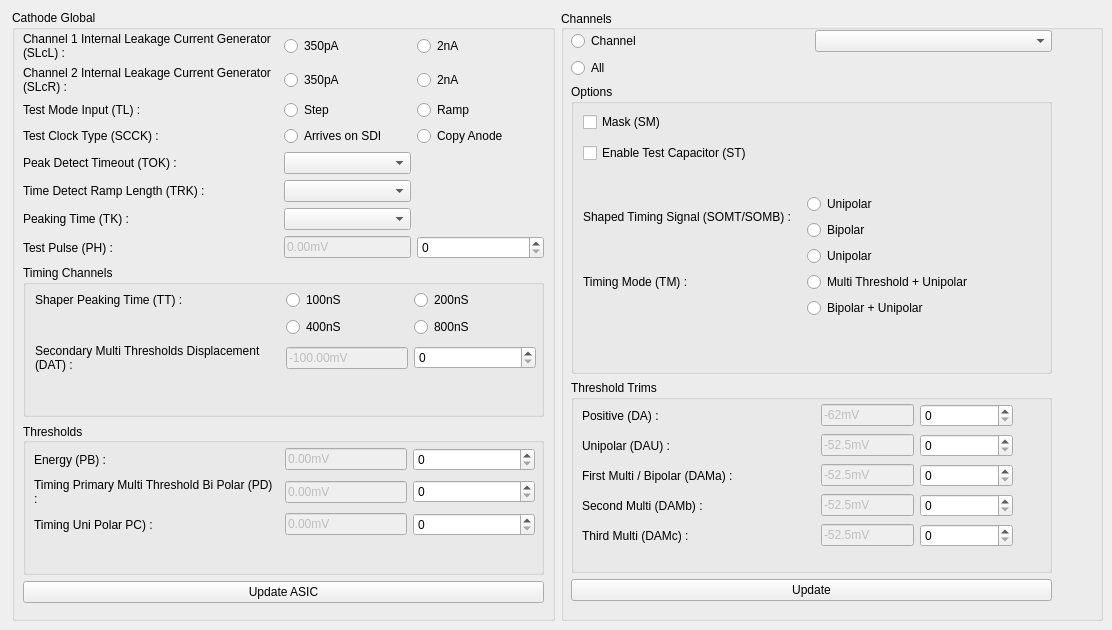
        <widget class="QWidget" name="ASICCathodeTab">
         <attribute name="title">
          <string>Cathode</string>
         </attribute>
         <widget class="QWidget" name="">
          <property name="geometry">
           <rect>
            <x>12</x>
            <y>10</y>
            <width>1091</width>
            <height>611</height>
           </rect>
          </property>
          <layout class="QHBoxLayout" name="horizontalLayout_2">
           <item>
            <widget class="QGroupBox" name="cathodeGlobalGroup">
             <property name="title">
              <string>Cathode Global</string>
             </property>
             <widget class="QWidget" name="">
              <property name="geometry">
               <rect>
                <x>11</x>
                <y>22</y>
                <width>521</width>
                <height>571</height>
               </rect>
              </property>
              <layout class="QVBoxLayout" name="verticalLayout">
               <item>
                <layout class="QGridLayout" name="gridLayout_8" columnstretch="2,1,1">
                 <item row="0" column="0">
                  <widget class="QLabel" name="cathodeChnl1InternalLeakageGenLab">
                   <property name="text">
                    <string>Channel 1 Internal Leakage Current Generator (SLcL) :</string>
                   </property>
                   <property name="alignment">
                    <set>Qt::AlignLeading|Qt::AlignLeft|Qt::AlignVCenter</set>
                   </property>
                   <property name="wordWrap">
                    <bool>true</bool>
                   </property>
                  </widget>
                 </item>
                 <item row="0" column="1">
                  <widget class="QRadioButton" name="cathChnl1InternalLeak_350p_radio">
                   <property name="text">
                    <string>350pA</string>
                   </property>
                   <attribute name="buttonGroup">
                    <string notr="true">ASICCathChnl1InternalLeakageBtnGroup</string>
                   </attribute>
                  </widget>
                 </item>
                 <item row="0" column="2">
                  <widget class="QRadioButton" name="cathChnl1InternalLeak_2nA_radio">
                   <property name="text">
                    <string>2nA</string>
                   </property>
                   <attribute name="buttonGroup">
                    <string notr="true">ASICCathChnl1InternalLeakageBtnGroup</string>
                   </attribute>
                  </widget>
                 </item>
                 <item row="1" column="0">
                  <widget class="QLabel" name="cathodeChnl2InternalLeakageCurrentGenLab">
                   <property name="text">
                    <string>Channel 2 Internal Leakage Current Generator (SLcR) :</string>
                   </property>
                   <property name="alignment">
                    <set>Qt::AlignLeading|Qt::AlignLeft|Qt::AlignVCenter</set>
                   </property>
                   <property name="wordWrap">
                    <bool>true</bool>
                   </property>
                  </widget>
                 </item>
                 <item row="1" column="1">
                  <widget class="QRadioButton" name="cathChnl2InternalLeak_350p_radio">
                   <property name="text">
                    <string>350pA</string>
                   </property>
                   <attribute name="buttonGroup">
                    <string notr="true">ASICCathChnl2InternalLeakageBtnGroup</string>
                   </attribute>
                  </widget>
                 </item>
                 <item row="1" column="2">
                  <widget class="QRadioButton" name="cathChnl2InternalLeak_2nA_radio">
                   <property name="text">
                    <string>2nA</string>
                   </property>
                   <attribute name="buttonGroup">
                    <string notr="true">ASICCathChnl2InternalLeakageBtnGroup</string>
                   </attribute>
                  </widget>
                 </item>
                 <item row="2" column="0">
                  <widget class="QLabel" name="label_5">
                   <property name="text">
                    <string>Test Mode Input (TL) :</string>
                   </property>
                   <property name="alignment">
                    <set>Qt::AlignLeading|Qt::AlignLeft|Qt::AlignVCenter</set>
                   </property>
                  </widget>
                 </item>
                 <item row="2" column="1">
                  <widget class="QRadioButton" name="cathTestMode_stepradio">
                   <property name="text">
                    <string>Step</string>
                   </property>
                   <attribute name="buttonGroup">
                    <string notr="true">ASICCathTestModeBtnGroup</string>
                   </attribute>
                  </widget>
                 </item>
                 <item row="2" column="2">
                  <widget class="QRadioButton" name="cathTestMode_rampradio">
                   <property name="text">
                    <string>Ramp</string>
                   </property>
                   <attribute name="buttonGroup">
                    <string notr="true">ASICCathTestModeBtnGroup</string>
                   </attribute>
                  </widget>
                 </item>
                 <item row="3" column="0">
                  <widget class="QLabel" name="cathodeTestClockTypeLab">
                   <property name="text">
                    <string>Test Clock Type (SCCK) :</string>
                   </property>
                   <property name="alignment">
                    <set>Qt::AlignLeading|Qt::AlignLeft|Qt::AlignVCenter</set>
                   </property>
                  </widget>
                 </item>
                 <item row="3" column="1">
                  <widget class="QRadioButton" name="cathTestClock_SDI">
                   <property name="text">
                    <string>Arrives on SDI</string>
                   </property>
                   <attribute name="buttonGroup">
                    <string notr="true">ASICCathodeTestClockTypeBtnGroup</string>
                   </attribute>
                  </widget>
                 </item>
                 <item row="3" column="2">
                  <widget class="QRadioButton" name="cathTestClock_AnodeCopy">
                   <property name="text">
                    <string>Copy Anode</string>
                   </property>
                   <attribute name="buttonGroup">
                    <string notr="true">ASICCathodeTestClockTypeBtnGroup</string>
                   </attribute>
                  </widget>
                 </item>
                 <item row="4" column="0">
                  <widget class="QLabel" name="cathodePeakDetectTimeoutLab_2">
                   <property name="text">
                    <string>Peak Detect Timeout (TOK) :</string>
                   </property>
                   <property name="alignment">
                    <set>Qt::AlignLeading|Qt::AlignLeft|Qt::AlignVCenter</set>
                   </property>
                  </widget>
                 </item>
                 <item row="4" column="1">
                  <widget class="QComboBox" name="cathodePeakDetectTimeoutCombo"/>
                 </item>
                 <item row="5" column="0">
                  <widget class="QLabel" name="cathodeTimeDetectRampLengthLab_2">
                   <property name="text">
                    <string>Time Detect Ramp Length (TRK) :</string>
                   </property>
                   <property name="alignment">
                    <set>Qt::AlignLeading|Qt::AlignLeft|Qt::AlignVCenter</set>
                   </property>
                  </widget>
                 </item>
                 <item row="5" column="1">
                  <widget class="QComboBox" name="cathodeTimeDetectRampLengthCombo"/>
                 </item>
                 <item row="6" column="0">
                  <widget class="QLabel" name="cathodePeakingTimeLab_2">
                   <property name="text">
                    <string>Peaking Time (TK) :</string>
                   </property>
                   <property name="alignment">
                    <set>Qt::AlignLeading|Qt::AlignLeft|Qt::AlignVCenter</set>
                   </property>
                  </widget>
                 </item>
                 <item row="6" column="1">
                  <widget class="QComboBox" name="cathodePeakingTimeCombo"/>
                 </item>
                 <item row="7" column="0">
                  <widget class="QLabel" name="cathodeTestPulseLab_2">
                   <property name="text">
                    <string>Test Pulse (PH) :</string>
                   </property>
                   <property name="alignment">
                    <set>Qt::AlignLeading|Qt::AlignLeft|Qt::AlignVCenter</set>
                   </property>
                  </widget>
                 </item>
                 <item row="7" column="1">
                  <widget class="QLineEdit" name="cathodeTestPulseValEdit">
                   <property name="enabled">
                    <bool>false</bool>
                   </property>
                   <property name="text">
                    <string>0.00mV</string>
                   </property>
                  </widget>
                 </item>
                 <item row="7" column="2">
                  <widget class="QSpinBox" name="cathodeTestPulseSpinner">
                   <property name="maximum">
                    <number>1023</number>
                   </property>
                  </widget>
                 </item>
                </layout>
               </item>
               <item>
                <widget class="QGroupBox" name="cathodeTimingChannelsGroup">
                 <property name="title">
                  <string>Timing Channels</string>
                 </property>
                 <widget class="QWidget" name="">
                  <property name="geometry">
                   <rect>
                    <x>12</x>
                    <y>24</y>
                    <width>501</width>
                    <height>85</height>
                   </rect>
                  </property>
                  <layout class="QGridLayout" name="gridLayout_9" columnstretch="2,1,1">
                   <item row="0" column="0">
                    <widget class="QLabel" name="timingChannelsShaperPeakTimeLab">
                     <property name="text">
                      <string>Shaper Peaking Time (TT) :</string>
                     </property>
                     <property name="alignment">
                      <set>Qt::AlignLeading|Qt::AlignLeft|Qt::AlignVCenter</set>
                     </property>
                    </widget>
                   </item>
                   <item row="0" column="1">
                    <widget class="QRadioButton" name="shaperPeakingTime_100_radio">
                     <property name="text">
                      <string>100nS</string>
                     </property>
                     <attribute name="buttonGroup">
                      <string notr="true">ASICCathShaperPeakingBtnGroup</string>
                     </attribute>
                    </widget>
                   </item>
                   <item row="0" column="2">
                    <widget class="QRadioButton" name="shaperPeakingTime_200_radio">
                     <property name="text">
                      <string>200nS</string>
                     </property>
                     <attribute name="buttonGroup">
                      <string notr="true">ASICCathShaperPeakingBtnGroup</string>
                     </attribute>
                    </widget>
                   </item>
                   <item row="1" column="1">
                    <widget class="QRadioButton" name="shaperPeakingTime_400_radio">
                     <property name="text">
                      <string>400nS</string>
                     </property>
                     <attribute name="buttonGroup">
                      <string notr="true">ASICCathShaperPeakingBtnGroup</string>
                     </attribute>
                    </widget>
                   </item>
                   <item row="1" column="2">
                    <widget class="QRadioButton" name="shaperPeakingTime_800_radio">
                     <property name="text">
                      <string>800nS</string>
                     </property>
                     <attribute name="buttonGroup">
                      <string notr="true">ASICCathShaperPeakingBtnGroup</string>
                     </attribute>
                    </widget>
                   </item>
                   <item row="2" column="0">
                    <widget class="QLabel" name="secondaryMultiThreshDispLab">
                     <property name="text">
                      <string>Secondary Multi Thresholds Displacement (DAT) :</string>
                     </property>
                     <property name="alignment">
                      <set>Qt::AlignLeading|Qt::AlignLeft|Qt::AlignVCenter</set>
                     </property>
                     <property name="wordWrap">
                      <bool>true</bool>
                     </property>
                    </widget>
                   </item>
                   <item row="2" column="1">
                    <widget class="QLineEdit" name="secondaryMultiThreshDispValEdit">
                     <property name="enabled">
                      <bool>false</bool>
                     </property>
                     <property name="text">
                      <string>-100.00mV</string>
                     </property>
                    </widget>
                   </item>
                   <item row="2" column="2">
                    <widget class="QSpinBox" name="secondaryMultiThreshDispSpinner">
                     <property name="maximum">
                      <number>15</number>
                     </property>
                    </widget>
                   </item>
                  </layout>
                 </widget>
                </widget>
               </item>
               <item>
                <widget class="QGroupBox" name="cathodeThresholdsGroup">
                 <property name="title">
                  <string>Thresholds</string>
                 </property>
                 <property name="alignment">
                  <set>Qt::AlignJustify|Qt::AlignVCenter</set>
                 </property>
                 <widget class="QWidget" name="">
                  <property name="geometry">
                   <rect>
                    <x>11</x>
                    <y>24</y>
                    <width>501</width>
                    <height>91</height>
                   </rect>
                  </property>
                  <layout class="QGridLayout" name="gridLayout_25" columnstretch="2,1,1">
                   <item row="0" column="0">
                    <widget class="QLabel" name="cathodeEnergyThresholdLab">
                     <property name="text">
                      <string>Energy (PB) :</string>
                     </property>
                     <property name="alignment">
                      <set>Qt::AlignLeading|Qt::AlignLeft|Qt::AlignVCenter</set>
                     </property>
                    </widget>
                   </item>
                   <item row="0" column="1">
                    <widget class="QLineEdit" name="cathodeEnergyThreshValEdit">
                     <property name="enabled">
                      <bool>false</bool>
                     </property>
                     <property name="text">
                      <string>0.00mV</string>
                     </property>
                    </widget>
                   </item>
                   <item row="0" column="2">
                    <widget class="QSpinBox" name="cathodeEnergyThreshSpinner">
                     <property name="maximum">
                      <number>1023</number>
                     </property>
                    </widget>
                   </item>
                   <item row="1" column="0">
                    <widget class="QLabel" name="cathodeTimingPrimaryLab">
                     <property name="text">
                      <string>Timing Primary Multi Threshold Bi Polar (PD) :</string>
                     </property>
                     <property name="alignment">
                      <set>Qt::AlignLeading|Qt::AlignLeft|Qt::AlignVCenter</set>
                     </property>
                     <property name="wordWrap">
                      <bool>true</bool>
                     </property>
                    </widget>
                   </item>
                   <item row="1" column="1">
                    <widget class="QLineEdit" name="cathodeTimingPrimaryThreshValEdit">
                     <property name="enabled">
                      <bool>false</bool>
                     </property>
                     <property name="text">
                      <string>0.00mV</string>
                     </property>
                    </widget>
                   </item>
                   <item row="1" column="2">
                    <widget class="QSpinBox" name="cathodeTimingPrimaryThreshSpinner">
                     <property name="maximum">
                      <number>1023</number>
                     </property>
                    </widget>
                   </item>
                   <item row="2" column="0">
                    <widget class="QLabel" name="cathodeTimingUniPolarLab">
                     <property name="text">
                      <string>Timing Uni Polar PC) :</string>
                     </property>
                     <property name="alignment">
                      <set>Qt::AlignLeading|Qt::AlignLeft|Qt::AlignVCenter</set>
                     </property>
                    </widget>
                   </item>
                   <item row="2" column="1">
                    <widget class="QLineEdit" name="cathodeTimingUnipolarThreshValEdit">
                     <property name="enabled">
                      <bool>false</bool>
                     </property>
                     <property name="text">
                      <string>0.00mV</string>
                     </property>
                    </widget>
                   </item>
                   <item row="2" column="2">
                    <widget class="QSpinBox" name="cathodeTimingUnipolarThreshSpinner">
                     <property name="maximum">
                      <number>1023</number>
                     </property>
                    </widget>
                   </item>
                  </layout>
                 </widget>
                </widget>
               </item>
               <item>
                <widget class="QPushButton" name="cathode_UpdateASICButton">
                 <property name="text">
                  <string>Update ASIC</string>
                 </property>
                </widget>
               </item>
              </layout>
             </widget>
            </widget>
           </item>
           <item>
            <widget class="QGroupBox" name="cathodeChannelsGroup">
             <property name="title">
              <string>Channels</string>
             </property>
             <property name="alignment">
              <set>Qt::AlignLeading|Qt::AlignLeft|Qt::AlignVCenter</set>
             </property>
             <widget class="QWidget" name="">
              <property name="geometry">
               <rect>
                <x>10</x>
                <y>20</y>
                <width>481</width>
                <height>571</height>
               </rect>
              </property>
              <layout class="QVBoxLayout" name="verticalLayout_5" stretch="1,3,2,1">
               <item>
                <layout class="QGridLayout" name="gridLayout_31">
                 <item row="0" column="0">
                  <widget class="QRadioButton" name="individualCathodeRadio">
                   <property name="text">
                    <string>Channel</string>
                   </property>
                  </widget>
                 </item>
                 <item row="0" column="1">
                  <widget class="QComboBox" name="cathodeChannelNoCombo"/>
                 </item>
                 <item row="1" column="0">
                  <widget class="QRadioButton" name="allCathodesRadio">
                   <property name="text">
                    <string>All</string>
                   </property>
                  </widget>
                 </item>
                </layout>
               </item>
               <item>
                <widget class="QGroupBox" name="cathodeChannelOptGroup">
                 <property name="title">
                  <string>Options</string>
                 </property>
                 <widget class="QWidget" name="">
                  <property name="geometry">
                   <rect>
                    <x>12</x>
                    <y>23</y>
                    <width>441</width>
                    <height>217</height>
                   </rect>
                  </property>
                  <layout class="QVBoxLayout" name="verticalLayout_4">
                   <item>
                    <widget class="QCheckBox" name="cathodeChannelMaskCheck">
                     <property name="text">
                      <string>Mask (SM)</string>
                     </property>
                    </widget>
                   </item>
                   <item>
                    <widget class="QCheckBox" name="cathodeEnableTestCapacitorCheck">
                     <property name="text">
                      <string>Enable Test Capacitor (ST)</string>
                     </property>
                    </widget>
                   </item>
                   <item>
                    <spacer name="verticalSpacer_5">
                     <property name="orientation">
                      <enum>Qt::Vertical</enum>
                     </property>
                     <property name="sizeType">
                      <enum>QSizePolicy::Fixed</enum>
                     </property>
                     <property name="sizeHint" stdset="0">
                      <size>
                       <width>20</width>
                       <height>20</height>
                      </size>
                     </property>
                    </spacer>
                   </item>
                   <item>
                    <layout class="QGridLayout" name="gridLayout_33">
                     <item row="0" column="0">
                      <widget class="QLabel" name="cathodeShapedTimingSignalLab">
                       <property name="text">
                        <string>Shaped Timing Signal (SOMT/SOMB) :</string>
                       </property>
                       <property name="alignment">
                        <set>Qt::AlignLeading|Qt::AlignLeft|Qt::AlignVCenter</set>
                       </property>
                       <property name="wordWrap">
                        <bool>true</bool>
                       </property>
                      </widget>
                     </item>
                     <item row="0" column="1">
                      <layout class="QVBoxLayout" name="verticalLayout_2">
                       <item>
                        <widget class="QRadioButton" name="cathodeShapedTimingSignalUnipolar_radio">
                         <property name="text">
                          <string>Unipolar</string>
                         </property>
                         <attribute name="buttonGroup">
                          <string notr="true">ASICCathChannelShapedSignalBtnGroup</string>
                         </attribute>
                        </widget>
                       </item>
                       <item>
                        <widget class="QRadioButton" name="shapedTimingSignalBipolar_radio">
                         <property name="text">
                          <string>Bipolar</string>
                         </property>
                         <attribute name="buttonGroup">
                          <string notr="true">ASICCathChannelShapedSignalBtnGroup</string>
                         </attribute>
                        </widget>
                       </item>
                      </layout>
                     </item>
                     <item row="1" column="0">
                      <widget class="QLabel" name="cathodeChnlTimingModeLab">
                       <property name="text">
                        <string>Timing Mode (TM) :</string>
                       </property>
                       <property name="alignment">
                        <set>Qt::AlignLeading|Qt::AlignLeft|Qt::AlignVCenter</set>
                       </property>
                      </widget>
                     </item>
                     <item row="1" column="1">
                      <layout class="QVBoxLayout" name="verticalLayout_3">
                       <item>
                        <widget class="QRadioButton" name="cathodeTimingModeUnipolar_radio">
                         <property name="text">
                          <string>Unipolar</string>
                         </property>
                         <attribute name="buttonGroup">
                          <string notr="true">ASICCathodeTimingModeBtnGroup</string>
                         </attribute>
                        </widget>
                       </item>
                       <item>
                        <widget class="QRadioButton" name="cathodeTimingModeMultiUnipolar_radio">
                         <property name="text">
                          <string>Multi Threshold + Unipolar</string>
                         </property>
                         <attribute name="buttonGroup">
                          <string notr="true">ASICCathodeTimingModeBtnGroup</string>
                         </attribute>
                        </widget>
                       </item>
                       <item>
                        <widget class="QRadioButton" name="cathodeChnlTimingModeBiPolarUniPolar_radio">
                         <property name="text">
                          <string>Bipolar + Unipolar</string>
                         </property>
                         <attribute name="buttonGroup">
                          <string notr="true">ASICCathodeTimingModeBtnGroup</string>
                         </attribute>
                        </widget>
                       </item>
                      </layout>
                     </item>
                    </layout>
                   </item>
                  </layout>
                 </widget>
                </widget>
               </item>
               <item>
                <widget class="QGroupBox" name="cathodeThresholdTrimsGroup">
                 <property name="title">
                  <string>Threshold Trims</string>
                 </property>
                 <widget class="QWidget" name="">
                  <property name="geometry">
                   <rect>
                    <x>11</x>
                    <y>23</y>
                    <width>431</width>
                    <height>146</height>
                   </rect>
                  </property>
                  <layout class="QGridLayout" name="gridLayout_39" columnstretch="15,6,6">
                   <item row="0" column="0">
                    <widget class="QLabel" name="cathodeChnlPosTrimLab">
                     <property name="text">
                      <string>Positive (DA) :</string>
                     </property>
                     <property name="alignment">
                      <set>Qt::AlignLeading|Qt::AlignLeft|Qt::AlignVCenter</set>
                     </property>
                    </widget>
                   </item>
                   <item row="0" column="1">
                    <widget class="QLineEdit" name="cathodeChnlPosTrimValEdit">
                     <property name="enabled">
                      <bool>false</bool>
                     </property>
                     <property name="text">
                      <string>-62mV</string>
                     </property>
                    </widget>
                   </item>
                   <item row="0" column="2">
                    <widget class="QSpinBox" name="cathodeChnlPosTrimSpinner">
                     <property name="minimum">
                      <number>0</number>
                     </property>
                     <property name="maximum">
                      <number>31</number>
                     </property>
                     <property name="singleStep">
                      <number>1</number>
                     </property>
                     <property name="value">
                      <number>0</number>
                     </property>
                    </widget>
                   </item>
                   <item row="1" column="0">
                    <widget class="QLabel" name="cathodeUnipolarTrimLab">
                     <property name="text">
                      <string>Unipolar (DAU) :</string>
                     </property>
                     <property name="alignment">
                      <set>Qt::AlignLeading|Qt::AlignLeft|Qt::AlignVCenter</set>
                     </property>
                    </widget>
                   </item>
                   <item row="1" column="1">
                    <widget class="QLineEdit" name="cathodeChnlUnipolarTrimValEdit">
                     <property name="enabled">
                      <bool>false</bool>
                     </property>
                     <property name="text">
                      <string>-52.5mV</string>
                     </property>
                    </widget>
                   </item>
                   <item row="1" column="2">
                    <widget class="QSpinBox" name="cathodeChnlUnipolarTrimSpinner">
                     <property name="maximum">
                      <number>15</number>
                     </property>
                    </widget>
                   </item>
                   <item row="2" column="0">
                    <widget class="QLabel" name="cathodeChnlFirstMultiLab">
                     <property name="text">
                      <string>First Multi / Bipolar (DAMa) :</string>
                     </property>
                     <property name="alignment">
                      <set>Qt::AlignLeading|Qt::AlignLeft|Qt::AlignVCenter</set>
                     </property>
                    </widget>
                   </item>
                   <item row="2" column="1">
                    <widget class="QLineEdit" name="cathodeChnlFirstMultiTrimValEdit">
                     <property name="enabled">
                      <bool>false</bool>
                     </property>
                     <property name="text">
                      <string>-52.5mV</string>
                     </property>
                    </widget>
                   </item>
                   <item row="2" column="2">
                    <widget class="QSpinBox" name="cathodeChnlFirstMultiTrimSpinner">
                     <property name="maximum">
                      <number>15</number>
                     </property>
                    </widget>
                   </item>
                   <item row="3" column="0">
                    <widget class="QLabel" name="cathodeChnlSecondMultiTrimEdit">
                     <property name="text">
                      <string>Second Multi (DAMb) :</string>
                     </property>
                     <property name="alignment">
                      <set>Qt::AlignLeading|Qt::AlignLeft|Qt::AlignVCenter</set>
                     </property>
                    </widget>
                   </item>
                   <item row="3" column="1">
                    <widget class="QLineEdit" name="cathodeChnlSecondMultiTrimValEdit">
                     <property name="enabled">
                      <bool>false</bool>
                     </property>
                     <property name="text">
                      <string>-52.5mV</string>
                     </property>
                    </widget>
                   </item>
                   <item row="3" column="2">
                    <widget class="QSpinBox" name="cathodeChnlSecondMultiTrimSpinner">
                     <property name="maximum">
                      <number>15</number>
                     </property>
                    </widget>
                   </item>
                   <item row="4" column="0">
                    <widget class="QLabel" name="cathodeChnlThirdMultiTrimLab">
                     <property name="text">
                      <string>Third Multi (DAMc) :</string>
                     </property>
                     <property name="alignment">
                      <set>Qt::AlignLeading|Qt::AlignLeft|Qt::AlignVCenter</set>
                     </property>
                    </widget>
                   </item>
                   <item row="4" column="1">
                    <widget class="QLineEdit" name="cathodeChnlThirdMultiTrimValEdit">
                     <property name="enabled">
                      <bool>false</bool>
                     </property>
                     <property name="text">
                      <string>-52.5mV</string>
                     </property>
                    </widget>
                   </item>
                   <item row="4" column="2">
                    <widget class="QSpinBox" name="cathodeChnlThirdMultiTrimSpinner">
                     <property name="maximum">
                      <number>15</number>
                     </property>
                    </widget>
                   </item>
                  </layout>
                 </widget>
                </widget>
               </item>
               <item>
                <widget class="QPushButton" name="updateCathodeChannelButton">
                 <property name="text">
                  <string>Update</string>
                 </property>
                </widget>
               </item>
              </layout>
             </widget>
            </widget>
           </item>
          </layout>
         </widget>
        </widget>
